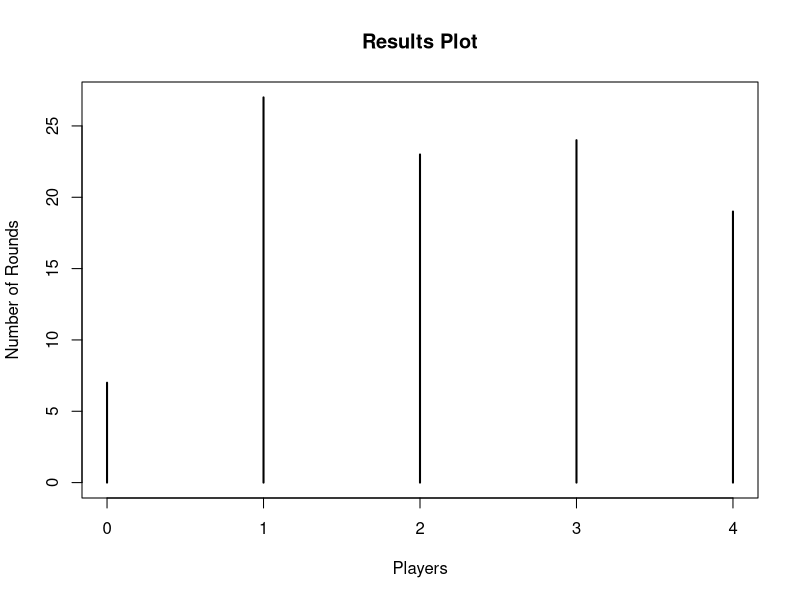
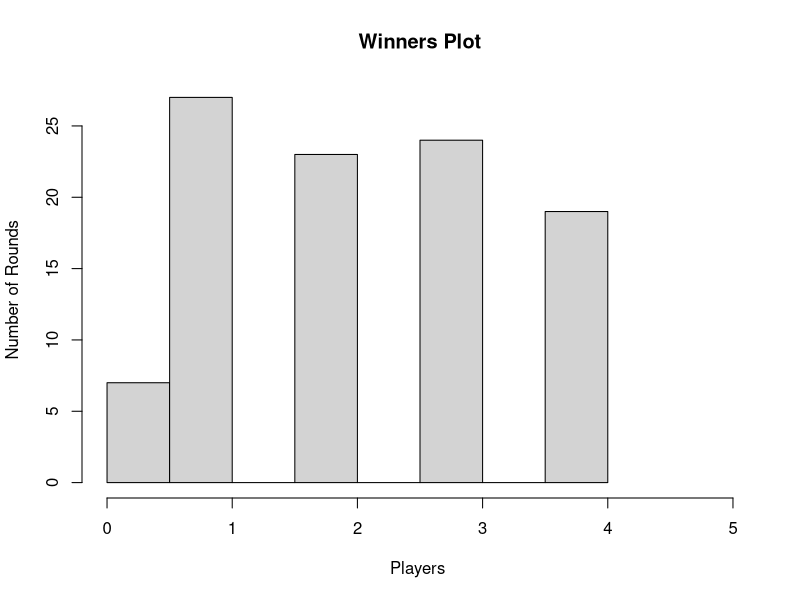

Here is the R script that generated these plots, in order:
# create a 10 sided die
die_10 <- 1:10

# how many rounds will there be?
n_rounds <- 100

# how many players will there be?
n_players <- 4

# variable to hold the current round's highest score & the player who scored it
current_round_best_score <- 0
current_round_leader <- NA

# make a null vector to record each round's winner
winners <- rep(NA, n_rounds)

# go through however many rounds there are
for (i in 1:n_rounds) {
  # have each player roll
  for (p in 1:n_players) {
    # roll & sum the outcome
    outcome <- sample(die_10, 2, replace = FALSE)
    outcome <- sum(outcome)
    
    # check if this player rolled more than the previous leader
    if (outcome > current_round_best_score) {
      # replace this round's high score & leader if they've been beaten
      current_round_best_score <- outcome
      current_round_leader <- p
      #if the sum of the score are equal for the last 2 players --> no one gets a point
    } else if (outcome == current_round_best_score & p == 4) {
      current_round_best_score <- 0
      current_round_leader <- 0
    }
    
  }
  # record the round's winner
  winners[i] <- current_round_leader
  
  # reset the high score
  current_round_best_score <- 0
  current_round_leader <- NA
}

# create a table of results
results = table(winners)
# results = summary(as.factor(winners))
results

# plotting
plot(results ,
     main = "Results Plot" ,
     xlab = "Players" ,
     ylab = "Number of Rounds")
hist(
  winners,
  main = "Winners Plot",
  xlab = "Players " ,
  ylab = "Number of Rounds" ,
  xlim = c(0, 5)
)
